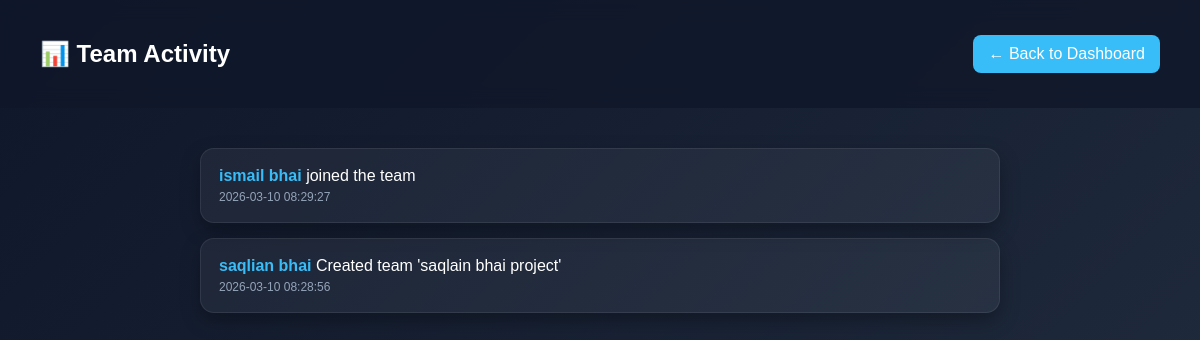
Screenshot of /team_activity (signed in) with the database file from the repository.
### tables this page shows
CREATE TABLE activity_logs (
            id INTEGER PRIMARY KEY AUTOINCREMENT,
            username TEXT,
            action TEXT,
            team_id INTEGER,
            project_id INTEGER,
            timestamp DATETIME DEFAULT CURRENT_TIMESTAMP
         );

### app.py (the view)
@app.route("/team_activity")
def team_activity():
    if not session.get("logged_in"):
        return redirect("/login")
    username = session.get("username")
    conn = sqlite3.connect("users.db",timeout=10)
    cursor = conn.cursor()
    cursor.execute("""
        SELECT username, action, timestamp
        FROM activity_logs
        WHERE team_id IN (
            SELECT team_id FROM team_members WHERE username=?
        )
        ORDER BY id DESC
        LIMIT 20
    """, (username,))
    activities = cursor.fetchall()
    conn.close()
    return render_template(
        "team_activity.html",
        activities=activities
    )

### templates/team_activity.html (shortened to what this page needs)
<!DOCTYPE html>
<html>
<head>
</head>
<body>
<div class="navbar">
<h2>📊 Team Activity</h2>
<a href="/dashboard" class="back">
← Back to Dashboard
</a>
</div>
<div class="container">
{% for a in activities %}
<div class="activity-card">
<span class="user">{{ a[0] }}</span>
{{ a[1] }}
<div class="time">
{{ a[2] }}
</div>
</div>
{% endfor %}
</div>
</body>
</html>

### templates/team_activity.html (style rules this page uses)
body { margin:0; font-family:Poppins,sans-serif; background:linear-gradient(135deg,#0f172a,#1e293b); color:white; }
.navbar { display:flex; justify-content:space-between; align-items:center; padding:20px 40px; background:rgba(15,23,42,0.8); backdrop-filter:blur(10px); }
.back { background:#38bdf8; padding:10px 15px; border-radius:8px; color:white; text-decoration:none; }
.container { max-width:800px; margin:auto; padding:40px; }
.activity-card { background:rgba(255,255,255,0.05); border-radius:14px; padding:18px; margin-bottom:15px; box-shadow:0 8px 20px rgba(0,0,0,0.3); border:1px solid rgba(255,255,255,0.08); transition:0.3s; }
.user { font-weight:bold; color:#38bdf8; }
.time { font-size:12px; color:#94a3b8; margin-top:5px; }

### rows the page displays
activity_logs: username "ismail bhai", action "joined the team", timestamp "2026-03-10 08:29:27"
activity_logs: username "saqlian bhai", action "Created team 'saqlain bhai project'", timestamp "2026-03-10 08:28:56"
